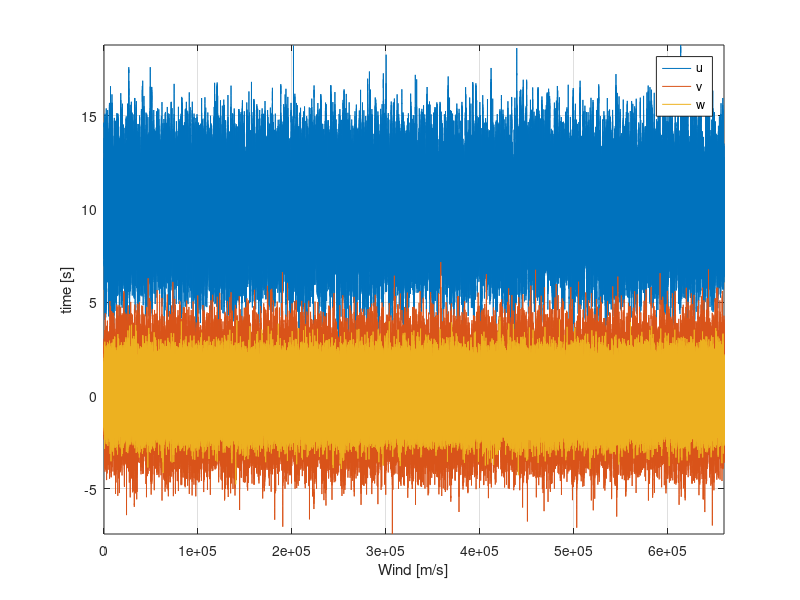

Source code (MATLAB): (Note: this script raises an error after producing the figure.)
clear; close all; clc;
rng(0);

% Parameters from base workspace, read after setting a break point in
% Wind.m, l.678
U = 10;
Iref = 0.1400;
Lambda1 = 63; %63.0000;
T =  660000; % This was changed
t = 0 : 1:T;
%Vref = 50;

%% From Wind.m, ll 678-709

% NTM values
sigma1 = Iref*(0.75*U+5.6);
sigma2 = 0.8*sigma1;
sigma3 = 0.5*sigma1;
Lu = 8.1*Lambda1;
Lv = 2.7*Lambda1;
Lw = 0.66*Lambda1;

% Wave number vector
L = U * T;
N = length(t);
m = ifftshift(-N/2:N/2-1);
k = 2*pi*m/L;

% Spectrum
Fu = sigma1^2 * 4*Lu/U./(1+6/(2*pi)*abs(k)*Lu).^(5/3);
Fv = sigma2^2 * 4*Lv/U./(1+6/(2*pi)*abs(k)*Lv).^(5/3);
Fw = sigma3^2 * 4*Lw/U./(1+6/(2*pi)*abs(k)*Lw).^(5/3);
n = randn([3,length(k)]) + sqrt(-1)*randn([3,length(k)]);
dZ = sqrt(2*pi*[Fu;Fv;Fw]/L) .* n;

% IFFT
u = N*real(ifft(dZ(1,:)));
v = N*real(ifft(dZ(2,:)));
w = N*real(ifft(dZ(3,:)));
u = (u -mean(u)) * sigma1/std(u) + U;
v = (v -mean(v)) * sigma2/std(v);
w = (w -mean(w)) * sigma3/std(w);

%% Plot timeseries
figure(1);
plot(t,u,t,v,t,w);
legend({'u','v','w'}, 'Location', 'NorthEast')
axis tight; grid on;
ylabel('time [s]');
xlabel('Wind [m/s]');

%% Plot histogram
% alternativly, data from previous runs can be loaded
%load('testNTWind_18_1b_660s');
%load('testNTWind_18_1b_400s');
% u = Wind1VelX;
% v =  Wind1VelY;
% w = Wind1VelZ;
% t = Time;

windAbs = sqrt(u.^2 + v.^2 + w.^2)';
windAbs15 = windAbs(t>60);
figure(2);
h = histogram(windAbs15,'Normalization','pdf');
hold on
y = min(windAbs15):0.1:max(windAbs15);
mu = mean(windAbs15);
sigma = std(windAbs15);
f = exp(-(y-mu).^2./(2*sigma^2))./(sigma*sqrt(2*pi));
plot(y,f,'r','LineWidth',1.5);

pdWbl = fitdist(windAbs15,'wbl');
ypdW = pdf('wbl', windAbs15, pdWbl.A, pdWbl.B);
plot(windAbs15,ypdW,'k.','LineWidth',1.5);
axis tight; grid on;
legend({'hist(|V|)','Normal dist.','Weibull dist.'}, 'Location', 'NorthEast', 'Color', 'none', 'Box', 'off')
ylabel('Normalized occurence [-]');
xlabel('Wind [m/s]');